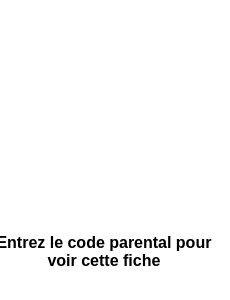
<?xml version="1.0" encoding="UTF-8"?>
<ui version="4.0">
 <class>C_Censure</class>
 <widget class="QWidget" name="C_Censure">
  <property name="geometry">
   <rect>
    <x>0</x>
    <y>0</y>
    <width>230</width>
    <height>300</height>
   </rect>
  </property>
  <property name="windowTitle">
   <string>Form</string>
  </property>
  <property name="styleSheet">
   <string notr="true">background-color : rgb(255, 255, 255)</string>
  </property>
  <widget class="QWidget" name="verticalLayoutWidget">
   <property name="geometry">
    <rect>
     <x>-11</x>
     <y>-11</y>
     <width>242</width>
     <height>311</height>
    </rect>
   </property>
   <layout class="QVBoxLayout" name="verticalLayout">
    <item>
     <widget class="QLabel" name="lbl_censure">
      <property name="maximumSize">
       <size>
        <width>240</width>
        <height>200</height>
       </size>
      </property>
      <property name="baseSize">
       <size>
        <width>150</width>
        <height>150</height>
       </size>
      </property>
      <property name="text">
       <string/>
      </property>
      <property name="pixmap">
       <pixmap>D:/tempo68/censored.png</pixmap>
      </property>
      <property name="scaledContents">
       <bool>true</bool>
      </property>
     </widget>
    </item>
    <item>
     <widget class="QLabel" name="label">
      <property name="maximumSize">
       <size>
        <width>230</width>
        <height>80</height>
       </size>
      </property>
      <property name="font">
       <font>
        <pointsize>12</pointsize>
        <weight>75</weight>
        <bold>true</bold>
       </font>
      </property>
      <property name="text">
       <string>Entrez le code parental pour voir cette fiche</string>
      </property>
      <property name="scaledContents">
       <bool>false</bool>
      </property>
      <property name="alignment">
       <set>Qt::AlignCenter</set>
      </property>
      <property name="wordWrap">
       <bool>true</bool>
      </property>
     </widget>
    </item>
   </layout>
  </widget>
 </widget>
 <resources/>
 <connections/>
</ui>
